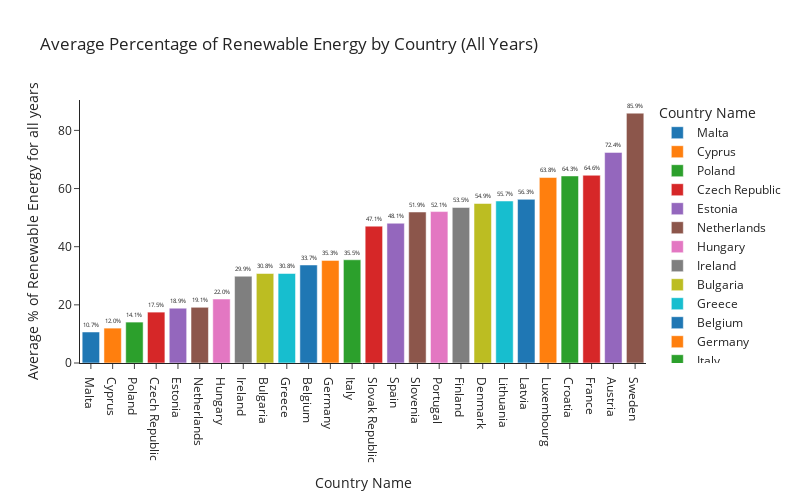

The notebook cell this image was saved under:
### Code cell
#bar chart: the average % of renewable energy for each country over all years
import pandas as pd
import plotly.express as px

average_renewable_per_country = df_viz.groupby('country_name')['%_of_renewable'].mean().reset_index()

# Sorting the DataFrame by '%_of_renewable' in descending order
average_renewable_per_country = average_renewable_per_country.sort_values(by='%_of_renewable', ascending=True)

# Plotting the bar chart with country on the x-axis using Plotly Express
fig = px.bar(average_renewable_per_country, 
             y='%_of_renewable', 
             x='country_name', 
             color="country_name",
             hover_name="country_name",
             template="simple_white",
             title='Average Percentage of Renewable Energy by Country (All Years)', 
             labels={'%_of_renewable': 'Average % of Renewable Energy for all years', 'country_name': 'Country Name'},
             text='%_of_renewable',
             width=800, height=500)  # Adjusting the width and height

fig.update_traces(texttemplate='%{text:.1f}%', textposition='outside')

fig.show()

### Figure 1 — Plotly figure (JSON) as saved in the notebook; plotly's stock layout.template omitted (floating-point values rounded to 4 significant figures)
{"data": [{"alignmentgroup": "True", "hovertemplate": "<b>%{hovertext}</b><br><br>Country Name=%{x}<br>Average % of Renewable Energy for all years=%{text}<extra></extra>", "hovertext": ["Malta"], "legendgroup": "Malta", "marker": {"color": "#1F77B4", "pattern": {"shape": ""}}, "name": "Malta", "offsetgroup": "Malta", "orientation": "v", "showlegend": true, "text": [10.67], "textposition": "outside", "texttemplate": "%{text:.1f}%", "type": "bar", "x": ["Malta"], "xaxis": "x", "y": [10.67], "yaxis": "y"}, {"alignmentgroup": "True", "hovertemplate": "<b>%{hovertext}</b><br><br>Country Name=%{x}<br>Average % of Renewable Energy for all years=%{text}<extra></extra>", "hovertext": ["Cyprus"], "legendgroup": "Cyprus", "marker": {"color": "#FF7F0E", "pattern": {"shape": ""}}, "name": "Cyprus", "offsetgroup": "Cyprus", "orientation": "v", "showlegend": true, "text": [12], "textposition": "outside", "texttemplate": "%{text:.1f}%", "type": "bar", "x": ["Cyprus"], "xaxis": "x", "y": [12], "yaxis": "y"}, {"alignmentgroup": "True", "hovertemplate": "<b>%{hovertext}</b><br><br>Country Name=%{x}<br>Average % of Renewable Energy for all years=%{text}<extra></extra>", "hovertext": ["Poland"], "legendgroup": "Poland", "marker": {"color": "#2CA02C", "pattern": {"shape": ""}}, "name": "Poland", "offsetgroup": "Poland", "orientation": "v", "showlegend": true, "text": [14.07], "textposition": "outside", "texttemplate": "%{text:.1f}%", "type": "bar", "x": ["Poland"], "xaxis": "x", "y": [14.07], "yaxis": "y"}, {"alignmentgroup": "True", "hovertemplate": "<b>%{hovertext}</b><br><br>Country Name=%{x}<br>Average % of Renewable Energy for all years=%{text}<extra></extra>", "hovertext": ["Czech Republic"], "legendgroup": "Czech Republic", "marker": {"color": "#D62728", "pattern": {"shape": ""}}, "name": "Czech Republic", "offsetgroup": "Czech Republic", "orientation": "v", "showlegend": true, "text": [17.5], "textposition": "outside", "texttemplate": "%{text:.1f}%", "type": "bar", "x": ["Czech Republic"], "xaxis": "x", "y": [17.5], "yaxis": "y"}, {"alignmentgroup": "True", "hovertemplate": "<b>%{hovertext}</b><br><br>Country Name=%{x}<br>Average % of Renewable Energy for all years=%{text}<extra></extra>", "hovertext": ["Estonia"], "legendgroup": "Estonia", "marker": {"color": "#9467BD", "pattern": {"shape": ""}}, "name": "Estonia", "offsetgroup": "Estonia", "orientation": "v", "showlegend": true, "text": [18.86], "textposition": "outside", "texttemplate": "%{text:.1f}%", "type": "bar", "x": ["Estonia"], "xaxis": "x", "y": [18.86], "yaxis": "y"}, {"alignmentgroup": "True", "hovertemplate": "<b>%{hovertext}</b><br><br>Country Name=%{x}<br>Average % of Renewable Energy for all years=%{text}<extra></extra>", "hovertext": ["Netherlands"], "legendgroup": "Netherlands", "marker": {"color": "#8C564B", "pattern": {"shape": ""}}, "name": "Netherlands", "offsetgroup": "Netherlands", "orientation": "v", "showlegend": true, "text": [19.14], "textposition": "outside", "texttemplate": "%{text:.1f}%", "type": "bar", "x": ["Netherlands"], "xaxis": "x", "y": [19.14], "yaxis": "y"}, {"alignmentgroup": "True", "hovertemplate": "<b>%{hovertext}</b><br><br>Country Name=%{x}<br>Average % of Renewable Energy for all years=%{text}<extra></extra>", "hovertext": ["Hungary"], "legendgroup": "Hungary", "marker": {"color": "#E377C2", "pattern": {"shape": ""}}, "name": "Hungary", "offsetgroup": "Hungary", "orientation": "v", "showlegend": true, "text": [22], "textposition": "outside", "texttemplate": "%{text:.1f}%", "type": "bar", "x": ["Hungary"], "xaxis": "x", "y": [22], "yaxis": "y"}, {"alignmentgroup": "True", "hovertemplate": "<b>%{hovertext}</b><br><br>Country Name=%{x}<br>Average % of Renewable Energy for all years=%{text}<extra></extra>", "hovertext": ["Ireland"], "legendgroup": "Ireland", "marker": {"color": "#7F7F7F", "pattern": {"shape": ""}}, "name": "Ireland", "offsetgroup": "Ireland", "orientation": "v", "showlegend": true, "text": [29.86], "textposition": "outside", "texttemplate": "%{text:.1f}%", "type": "bar", "x": ["Ireland"], "xaxis": "x", "y": [29.86], "yaxis": "y"}, {"alignmentgroup": "True", "hovertemplate": "<b>%{hovertext}</b><br><br>Country Name=%{x}<br>Average % of Renewable Energy for all years=%{text}<extra></extra>", "hovertext": ["Bulgaria"], "legendgroup": "Bulgaria", "marker": {"color": "#BCBD22", "pattern": {"shape": ""}}, "name": "Bulgaria", "offsetgroup": "Bulgaria", "orientation": "v", "showlegend": true, "text": [30.78], "textposition": "outside", "texttemplate": "%{text:.1f}%", "type": "bar", "x": ["Bulgaria"], "xaxis": "x", "y": [30.78], "yaxis": "y"}, {"alignmentgroup": "True", "hovertemplate": "<b>%{hovertext}</b><br><br>Country Name=%{x}<br>Average % of Renewable Energy for all years=%{text}<extra></extra>", "hovertext": ["Greece"], "legendgroup": "Greece", "marker": {"color": "#17BECF", "pattern": {"shape": ""}}, "name": "Greece", "offsetgroup": "Greece", "orientation": "v", "showlegend": true, "text": [30.79], "textposition": "outside", "texttemplate": "%{text:.1f}%", "type": "bar", "x": ["Greece"], "xaxis": "x", "y": [30.79], "yaxis": "y"}, {"alignmentgroup": "True", "hovertemplate": "<b>%{hovertext}</b><br><br>Country Name=%{x}<br>Average % of Renewable Energy for all years=%{text}<extra></extra>", "hovertext": ["Belgium"], "legendgroup": "Belgium", "marker": {"color": "#1F77B4", "pattern": {"shape": ""}}, "name": "Belgium", "offsetgroup": "Belgium", "orientation": "v", "showlegend": true, "text": [33.71], "textposition": "outside", "texttemplate": "%{text:.1f}%", "type": "bar", "x": ["Belgium"], "xaxis": "x", "y": [33.71], "yaxis": "y"}, {"alignmentgroup": "True", "hovertemplate": "<b>%{hovertext}</b><br><br>Country Name=%{x}<br>Average % of Renewable Energy for all years=%{text}<extra></extra>", "hovertext": ["Germany"], "legendgroup": "Germany", "marker": {"color": "#FF7F0E", "pattern": {"shape": ""}}, "name": "Germany", "offsetgroup": "Germany", "orientation": "v", "showlegend": true, "text": [35.29], "textposition": "outside", "texttemplate": "%{text:.1f}%", "type": "bar", "x": ["Germany"], "xaxis": "x", "y": [35.29], "yaxis": "y"}, {"alignmentgroup": "True", "hovertemplate": "<b>%{hovertext}</b><br><br>Country Name=%{x}<br>Average % of Renewable Energy for all years=%{text}<extra></extra>", "hovertext": ["Italy"], "legendgroup": "Italy", "marker": {"color": "#2CA02C", "pattern": {"shape": ""}}, "name": "Italy", "offsetgroup": "Italy", "orientation": "v", "showlegend": true, "text": [35.5], "textposition": "outside", "texttemplate": "%{text:.1f}%", "type": "bar", "x": ["Italy"], "xaxis": "x", "y": [35.5], "yaxis": "y"}, {"alignmentgroup": "True", "hovertemplate": "<b>%{hovertext}</b><br><br>Country Name=%{x}<br>Average % of Renewable Energy for all years=%{text}<extra></extra>", "hovertext": ["Slovak Republic"], "legendgroup": "Slovak Republic", "marker": {"color": "#D62728", "pattern": {"shape": ""}}, "name": "Slovak Republic", "offsetgroup": "Slovak Republic", "orientation": "v", "showlegend": true, "text": [47.07], "textposition": "outside", "texttemplate": "%{text:.1f}%", "type": "bar", "x": ["Slovak Republic"], "xaxis": "x", "y": [47.07], "yaxis": "y"}, {"alignmentgroup": "True", "hovertemplate": "<b>%{hovertext}</b><br><br>Country Name=%{x}<br>Average % of Renewable Energy for all years=%{text}<extra></extra>", "hovertext": ["Spain"], "legendgroup": "Spain", "marker": {"color": "#9467BD", "pattern": {"shape": ""}}, "name": "Spain", "offsetgroup": "Spain", "orientation": "v", "showlegend": true, "text": [48.07], "textposition": "outside", "texttemplate": "%{text:.1f}%", "type": "bar", "x": ["Spain"], "xaxis": "x", "y": [48.07], "yaxis": "y"}, {"alignmentgroup": "True", "hovertemplate": "<b>%{hovertext}</b><br><br>Country Name=%{x}<br>Average % of Renewable Energy for all years=%{text}<extra></extra>", "hovertext": ["Slovenia"], "legendgroup": "Slovenia", "marker": {"color": "#8C564B", "pattern": {"shape": ""}}, "name": "Slovenia", "offsetgroup": "Slovenia", "orientation": "v", "showlegend": true, "text": [51.93], "textposition": "outside", "texttemplate": "%{text:.1f}%", "type": "bar", "x": ["Slovenia"], "xaxis": "x", "y": [51.93], "yaxis": "y"}, {"alignmentgroup": "True", "hovertemplate": "<b>%{hovertext}</b><br><br>Country Name=%{x}<br>Average % of Renewable Energy for all years=%{text}<extra></extra>", "hovertext": ["Portugal"], "legendgroup": "Portugal", "marker": {"color": "#E377C2", "pattern": {"shape": ""}}, "name": "Portugal", "offsetgroup": "Portugal", "orientation": "v", "showlegend": true, "text": [52.07], "textposition": "outside", "texttemplate": "%{text:.1f}%", "type": "bar", "x": ["Portugal"], "xaxis": "x", "y": [52.07], "yaxis": "y"}, {"alignmentgroup": "True", "hovertemplate": "<b>%{hovertext}</b><br><br>Country Name=%{x}<br>Average % of Renewable Energy for all years=%{text}<extra></extra>", "hovertext": ["Finland"], "legendgroup": "Finland", "marker": {"color": "#7F7F7F", "pattern": {"shape": ""}}, "name": "Finland", "offsetgroup": "Finland", "orientation": "v", "showlegend": true, "text": [53.5], "textposition": "outside", "texttemplate": "%{text:.1f}%", "type": "bar", "x": ["Finland"], "xaxis": "x", "y": [53.5], "yaxis": "y"}, {"alignmentgroup": "True", "hovertemplate": "<b>%{hovertext}</b><br><br>Country Name=%{x}<br>Average % of Renewable Energy for all years=%{text}<extra></extra>", "hovertext": ["Denmark"], "legendgroup": "Denmark", "marker": {"color": "#BCBD22", "pattern": {"shape": ""}}, "name": "Denmark", "offsetgroup": "Denmark", "orientation": "v", "showlegend": true, "text": [54.86], "textposition": "outside", "texttemplate": "%{text:.1f}%", "type": "bar", "x": ["Denmark"], "xaxis": "x", "y": [54.86], "yaxis": "y"}, {"alignmentgroup": "True", "hovertemplate": "<b>%{hovertext}</b><br><br>Country Name=%{x}<br>Average % of Renewable Energy for all years=%{text}<extra></extra>", "hovertext": ["Lithuania"], "legendgroup": "Lithuania", "marker": {"color": "#17BECF", "pattern": {"shape": ""}}, "name": "Lithuania", "offsetgroup": "Lithuania", "orientation": "v", "showlegend": true, "text": [55.71], "textposition": "outside", "texttemplate": "%{text:.1f}%", "type": "bar", "x": ["Lithuania"], "xaxis": "x", "y": [55.71], "yaxis": "y"}, {"alignmentgroup": "True", "hovertemplate": "<b>%{hovertext}</b><br><br>Country Name=%{x}<br>Average % of Renewable Energy for all years=%{text}<extra></extra>", "hovertext": ["Latvia"], "legendgroup": "Latvia", "marker": {"color": "#1F77B4", "pattern": {"shape": ""}}, "name": "Latvia", "offsetgroup": "Latvia", "orientation": "v", "showlegend": true, "text": [56.29], "textposition": "outside", "texttemplate": "%{text:.1f}%", "type": "bar", "x": ["Latvia"], "xaxis": "x", "y": [56.29], "yaxis": "y"}, {"alignmentgroup": "True", "hovertemplate": "<b>%{hovertext}</b><br><br>Country Name=%{x}<br>Average % of Renewable Energy for all years=%{text}<extra></extra>", "hovertext": ["Luxembourg"], "legendgroup": "Luxembourg", "marker": {"color": "#FF7F0E", "pattern": {"shape": ""}}, "name": "Luxembourg", "offsetgroup": "Luxembourg", "orientation": "v", "showlegend": true, "text": [63.79], "textposition": "outside", "texttemplate": "%{text:.1f}%", "type": "bar", "x": ["Luxembourg"], "xaxis": "x", "y": [63.79], "yaxis": "y"}, {"alignmentgroup": "True", "hovertemplate": "<b>%{hovertext}</b><br><br>Country Name=%{x}<br>Average % of Renewable Energy for all years=%{text}<extra></extra>", "hovertext": ["Croatia"], "legendgroup": "Croatia", "marker": {"color": "#2CA02C", "pattern": {"shape": ""}}, "name": "Croatia", "offsetgroup": "Croatia", "orientation": "v", "showlegend": true, "text": [64.33], "textposition": "outside", "texttemplate": "%{text:.1f}%", "type": "bar", "x": ["Croatia"], "xaxis": "x", "y": [64.33], "yaxis": "y"}, {"alignmentgroup": "True", "hovertemplate": "<b>%{hovertext}</b><br><br>Country Name=%{x}<br>Average % of Renewable Energy for all years=%{text}<extra></extra>", "hovertext": ["France"], "legendgroup": "France", "marker": {"color": "#D62728", "pattern": {"shape": ""}}, "name": "France", "offsetgroup": "France", "orientation": "v", "showlegend": true, "text": [64.57], "textposition": "outside", "texttemplate": "%{text:.1f}%", "type": "bar", "x": ["France"], "xaxis": "x", "y": [64.57], "yaxis": "y"}, {"alignmentgroup": "True", "hovertemplate": "<b>%{hovertext}</b><br><br>Country Name=%{x}<br>Average % of Renewable Energy for all years=%{text}<extra></extra>", "hovertext": ["Austria"], "legendgroup": "Austria", "marker": {"color": "#9467BD", "pattern": {"shape": ""}}, "name": "Austria", "offsetgroup": "Austria", "orientation": "v", "showlegend": true, "text": [72.43], "textposition": "outside", "texttemplate": "%{text:.1f}%", "type": "bar", "x": ["Austria"], "xaxis": "x", "y": [72.43], "yaxis": "y"}, {"alignmentgroup": "True", "hovertemplate": "<b>%{hovertext}</b><br><br>Country Name=%{x}<br>Average % of Renewable Energy for all years=%{text}<extra></extra>", "hovertext": ["Sweden"], "legendgroup": "Sweden", "marker": {"color": "#8C564B", "pattern": {"shape": ""}}, "name": "Sweden", "offsetgroup": "Sweden", "orientation": "v", "showlegend": true, "text": [85.93], "textposition": "outside", "texttemplate": "%{text:.1f}%", "type": "bar", "x": ["Sweden"], "xaxis": "x", "y": [85.93], "yaxis": "y"}], "layout": {"barmode": "relative", "height": 500, "legend": {"title": {"text": "Country Name"}, "tracegroupgap": 0}, "title": {"text": "Average Percentage of Renewable Energy by Country (All Years)"}, "width": 800, "xaxis": {"anchor": "y", "categoryarray": ["Malta", "Cyprus", "Poland", "Czech Republic", "Estonia", "Netherlands", "Hungary", "Ireland", "Bulgaria", "Greece", "Belgium", "Germany", "Italy", "Slovak Republic", "Spain", "Slovenia", "Portugal", "Finland", "Denmark", "Lithuania", "Latvia", "Luxembourg", "Croatia", "France", "Austria", "Sweden"], "categoryorder": "array", "domain": [0, 1], "title": {"text": "Country Name"}}, "yaxis": {"anchor": "x", "domain": [0, 1], "title": {"text": "Average % of Renewable Energy for all years"}}}}
